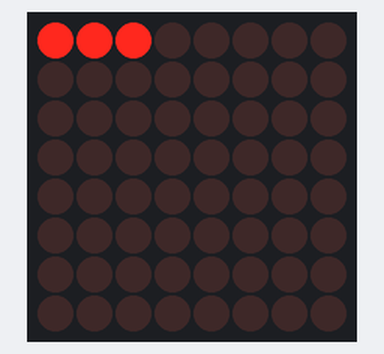
A sketch run on a simulated Arduino Uno, built with avr-gcc and run on an emulated ATmega328P. Shown: 8×8 LED matrix. Random numbers use the default seed unless the sketch sets one.

Above: at 0.95 s.
At 8.97 s:
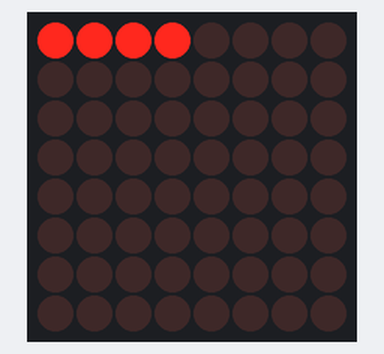
At 16.26 s:
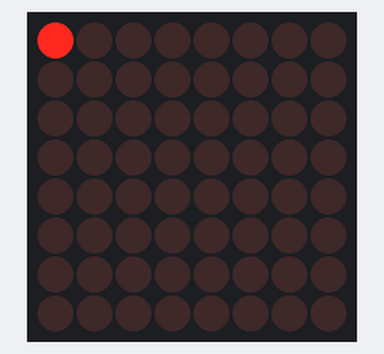
At 24.12 s:
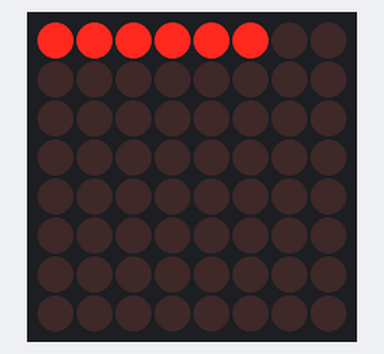
At 27.29 s:
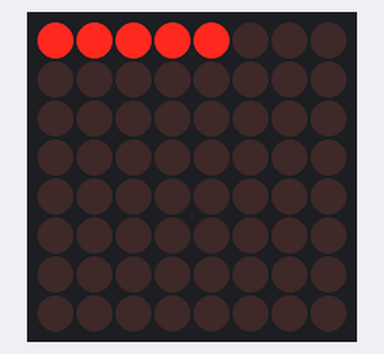
At 36.42 s:
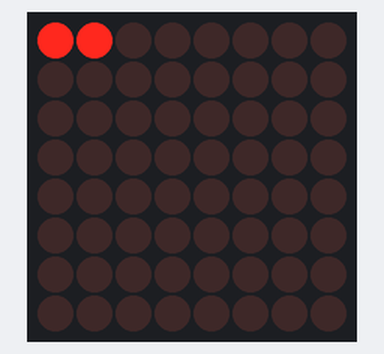

Measured:
- what the display in image 5 shows lasts 0.4 s, from 36.2 s to 36.6 s

The sketch:

mm1_queue.ino
```cpp
#include <stdio.h>
#include <stdlib.h>
#include <Arduino.h>
#include <LedControl.h>

/*
 * set up led matrix for visualization
 */

// pin 10: CLK
const int CLK = 10;
// pin 11: LOAD(CS)
const int LOAD = 11;
// pin 12: DataIn
const int DATA_IN = 12;
// one MAX7219, 8x8 LEDs
const int MAX7219 = 1;

LedControl lc = LedControl(DATA_IN, CLK, LOAD, MAX7219);

/*
 * parameters of simulation
 */

// seed for random number generator
const int SEED = 1234;
// enqueueing with probability ARRIVAL_PROB (in %)
// try: 25.0, 30.0, 35.0
const float ARRIVAL_PROB = 35.0;
// dequeueing with probability DEPARTURE_PROB (in %)
const float DEPARTURE_PROB = 30.0;
// enable ('Y') or disable ('N') control
const char CONTROL = 'Y';
// check and truncate queue every QUEUE_CONTROL_INTERVAL iterations
const int QUEUE_CONTROL_INTERVAL = 10;
// truncate queue to QUEUE_CONTROL_LIMIT
const int QUEUE_CONTROL_LIMIT = 2;
// delay between iterations (in milliseconds)
const int DELAY = 10;

/*
 * constants and variables for implementation of FIFO queue
 * (see also README and functions and comments below)
 */

const int ARRAY_SIZE = 64;
char *fifo[] = { NULL, NULL, NULL, NULL, NULL, NULL, NULL, NULL,
NULL, NULL, NULL, NULL, NULL, NULL, NULL, NULL,
NULL, NULL, NULL, NULL, NULL, NULL, NULL, NULL,
NULL, NULL, NULL, NULL, NULL, NULL, NULL, NULL,
NULL, NULL, NULL, NULL, NULL, NULL, NULL, NULL,
NULL, NULL, NULL, NULL, NULL, NULL, NULL, NULL,
NULL, NULL, NULL, NULL, NULL, NULL, NULL, NULL,
NULL, NULL, NULL, NULL, NULL, NULL, NULL, NULL };
int head = 0;
int tail = 0;
int *p_head = &head;
int *p_tail = &tail;
int iterations = 0;
int queue_length = 0;

// status of queueing system
// 0: no error
// 1: overflow
int system_status = 0;

// dummy input value, to be enqueued
char arrival[3] = "ab";

// pointer to dequeued value
// NULL if queue was empty
char *departure = NULL;

/*
 * function enqueue
 *   add new item to queue
 *
 * parameters:
 *   fifo:    array of strings (char pointers)
 *   size:    size of array
 *   p_tail:  pointer to index of tail
 *   arrival: string (char pointer) to be enqueued
 *
 * return value:
 *   0: no error
 *   1: overflow
 */
int enqueue(char *fifo[], int size, int *p_tail, char *arrival) {
	fifo[*p_tail] = arrival;
	*p_tail = (*p_tail + 1) % size;
	// next slot must be empty, otherwise overflow
	if (!fifo[*p_tail]) {
		return 0;
	} else {
		return 1;
	}
}

/*
 * function dequeue
 *   remove item from queue, FIFO
 *
 * parameters:
 *   fifo:    array of strings (char pointers)
 *   size:    size of array
 *   p_head:  pointer to index of head
 *   p_tail:  pointer to index of tail
 *
 * return value:
 *   dequeued string (char pointer)
 *   NULL if queue was empty
 */
char* dequeue(char *fifo[], int size, int *p_head, int *p_tail) {
	char *departure = fifo[*p_head];
	if (departure) {
		fifo[*p_head] = NULL;
		if (*p_head != *p_tail) {
			*p_head = (*p_head + 1) % size;
		}
	}
	return departure;
}

/*
 * function get_queue_length
 *
 * parameters:
 *   fifo:       array of strings (char pointers)
 *   array_size: size of array
 *
 * return value:
 *   queue length
 */
int get_queue_length(char *fifo[], int array_size) {
	int queue_length = 0;
	for (int i = 0; i < array_size; i++) {
		if (fifo[i]) {
			queue_length++;
		}
	}
	return queue_length;
}

/*
 * function check_and_truncate
 *   if queue length exceeds the limit, truncate to this limit
 *   (current implementation: truncate starting from head of queue)
 *
 * parameters:
 *   fifo:    array of strings (char pointers)
 *   size:    size of array
 *   p_head:  pointer to index of head
 *   limit:   desired limit of queue length
 */
void check_and_truncate(char *fifo[], int size, int *p_head, int limit) {
	int queue_length = get_queue_length(fifo, size);
	while (fifo[*p_head] && (queue_length > limit)) {
		fifo[*p_head] = NULL;
		*p_head = (*p_head + 1) % size;
		queue_length--;
	}
}

/*
 * function write_led_matrix
 *   visualize queue length on LED matrix
 *
 * parameters:
 *   queue_length:  queue length
 */
void write_led_matrix(int queue_length) {
	lc.clearDisplay(0);
	int counter = 0;
	for (int row = 0; row < 8; row++) {
		for (int col = 0; col < 8; col++) {
			if (counter < queue_length) {
				lc.setLed(0, row, col, true);
				counter++;
			}
		}
	}
}

void setup() {
	// the MAX72XX is in power-saving mode on startup
	lc.shutdown(0, false);
	// set the brightness to a medium value
	lc.setIntensity(0, 8);
	// clear the display
	lc.clearDisplay(0);
	// set seed for random number generator
	srand(SEED);
}

void loop() {
	if (system_status == 0) {
		iterations++;
		// enqueueing with probability ARRIVAL_PROB
		if (rand() % 100 < ARRIVAL_PROB) {
			system_status = enqueue(fifo, ARRAY_SIZE, p_tail, arrival);
		}
		// dequeueing with probability DEPARTURE_PROB
		if (rand() % 100 < DEPARTURE_PROB) {
			departure = dequeue(fifo, ARRAY_SIZE, p_head, p_tail);
		}
		// control: truncate every QUEUE_CONTROL_INTERVAL steps to
		// QUEUE_CONTROL_LIMIT elements in queue
		if ((CONTROL == 'Y') && (iterations % QUEUE_CONTROL_INTERVAL == 0)) {
			check_and_truncate(fifo, ARRAY_SIZE, p_head, QUEUE_CONTROL_LIMIT);
			iterations = 0;
		}
		queue_length = get_queue_length(fifo, ARRAY_SIZE);
		write_led_matrix(queue_length);
	} else {
		// overflow - stop simulation
		write_led_matrix(ARRAY_SIZE);
	}
	delay(DELAY);
}
```

fifo_example.c
```cpp
#include <stdio.h>

/*
 * Function enqeue
 *
 * Parameters:
 *   fifo:    array of strings (char pointers)
 *   size:    size of array
 *   p_head:  pointer to index of head
 *   p_tail:  pointer to index of tail
 *   arrival: string (char pointer) to be enqueued
 *
 * Return value:
 *   0: no error
 *   1: overflow
 */
int enqueue(char *fifo[], int size, int *p_head, int *p_tail, char *arrival) {
    // messages
    puts("\nStepping into enqueue:");
    printf("  head: %i tail: %i ", *p_head, *p_tail);
    printf("arrival: %c%c\\%i \n", *arrival, *(arrival + 1),
                                   (int) *(arrival + 2));
    // processing
    fifo[*p_tail] = arrival;
    *p_tail = (*p_tail + 1) % size;
    // next slot must be empty, otherwise overflow
    if (!fifo[*p_tail]) {
        return 0;
    } else {
        return 1;
    }
}

/*
 * Function deqeue
 *
 * Parameters:
 *   fifo:    array of strings (char pointers)
 *   size:    size of array
 *   p_head:  pointer to index of head
 *   p_tail:  pointer to index of tail
 *
 * Return value:
 *   dequeued string (char pointer)
 *   NULL if queue was empty
 */
char* dequeue(char *fifo[], int size, int *p_head, int *p_tail) {
    // messages
    puts("\nStepping into dequeue:");
    printf("  head: %i tail: %i \n", *p_head, *p_tail);
    // processing
    char *departure = fifo[*p_head];
    if (departure) {
        fifo[*p_head] = NULL;
        if (*p_head != *p_tail) {
            *p_head = (*p_head + 1) % size;
        }
    }
    return departure;
}

// Helper functions for messages

void check_status(int status) {
    if (status == 0) {
        puts("ok");
    } else {
        puts("overflow");
    }
}

void check_departure(char *departure) {
    if (departure) {
        printf("departure %c%c\\%i\n", departure[0], departure[1],
                                       (int)departure[2]);
    } else {
        puts("no departure");
    }
}

void print_queue(char *fifo[], int size) {
    puts("\nQueue:");
    for(int i = 0; i < size; i++) {
        if (fifo[i]) {
            printf("  %s", fifo[i]);
            printf(" (%c%c\\%i)\n", fifo[i][0], fifo[i][1],
                                    (int)fifo[i][2]);
        } else {
            printf("  element %i is empty\n", i);
        }
    }
}

// Function main with example

int main() {
    int array_size = 3;
    char *fifo[] = {NULL, NULL, NULL};
    int head = 0;
    int tail = 0;
    int *p_head = &head;
    int *p_tail = &tail;
    int status;
    char *departure;

    print_queue(fifo, array_size);

    departure = dequeue(fifo, array_size, p_head, p_tail);
    check_departure(departure);

    print_queue(fifo, array_size);

    status = enqueue(fifo, array_size, p_head, p_tail, "ab");
    check_status(status);

    print_queue(fifo, array_size);

    status = enqueue(fifo, array_size, p_head, p_tail, "cd");
    check_status(status);

    departure = dequeue(fifo, array_size, p_head, p_tail);
    check_departure(departure);

    print_queue(fifo, array_size);

    status = enqueue(fifo, array_size, p_head, p_tail, "ef");
    check_status(status);

    departure = dequeue(fifo, array_size, p_head, p_tail);
    check_departure(departure);

    print_queue(fifo, array_size);

    departure = dequeue(fifo, array_size, p_head, p_tail);
    check_departure(departure);

    departure = dequeue(fifo, array_size, p_head, p_tail);
    check_departure(departure);

    print_queue(fifo, array_size);

    status = enqueue(fifo, array_size, p_head, p_tail, "gh");
    check_status(status);

    status = enqueue(fifo, array_size, p_head, p_tail, "ij");
    check_status(status);

    status = enqueue(fifo, array_size, p_head, p_tail, "kl");
    check_status(status);

    print_queue(fifo, array_size);

    puts("\nEnd of program. \n");
}
```

Source omitted: mm1_example.c (9840 bytes)
